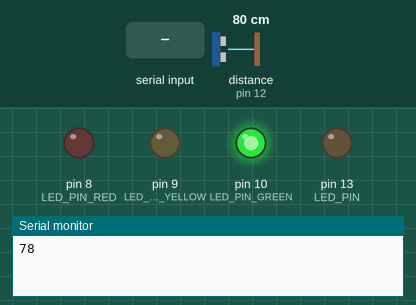
Recording of a sketch running on a simulated Arduino Uno, built with avr-gcc and run on an emulated ATmega328P. Shown: output pins drawn as LEDs (lit = HIGH), the last lines printed to the serial monitor. Wiring (inferred from the names in the program): ultrasonic range finder: trigger pin 11; echo pin 12. The test bench sets the inputs (shaded band); at power-on: distance to the obstacle (sensor on pin 12) 80 cm. The echo pulse lasts 58.3 µs per cm; pins used as bus, display or sensor lines are not drawn.

Above: at 1.2 s.
1.3 s: distance to the obstacle (sensor on pin 12) set to 35 cm
2.8 s: distance to the obstacle (sensor on pin 12) set to 28 cm
At 4.0 s:
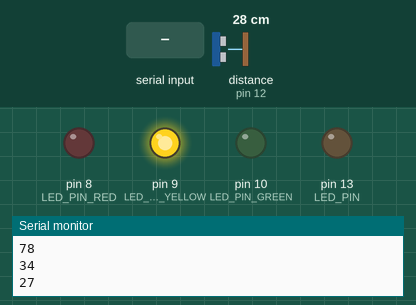
4.5 s: "1" received over Serial
At 5.2 s:
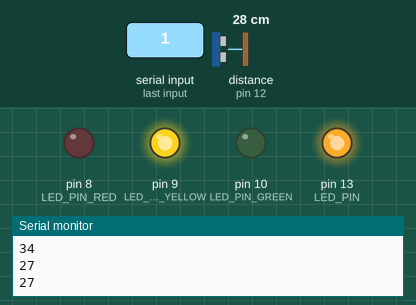
6.0 s: distance to the obstacle (sensor on pin 12) set to 13 cm
7.5 s: distance to the obstacle (sensor on pin 12) set to 10 cm
At 8.7 s:
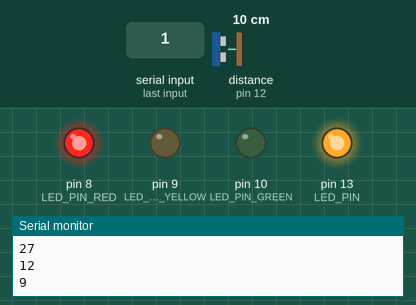
9.0 s: "0" received over Serial
At 10.0 s:
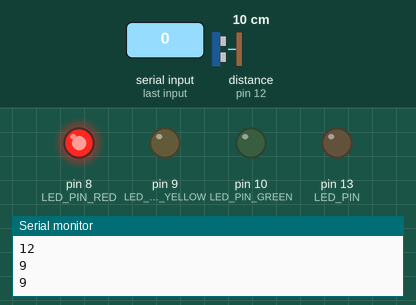
Timing chart, 0 to 11.5 s (numbered marks = the images above; inputs shaded):
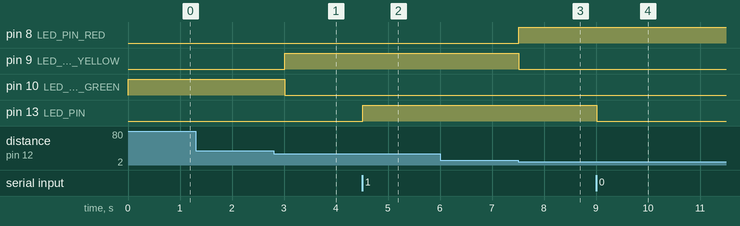

Measured:
- the behaviour switches between 32 and 31 cm on distance to the obstacle (sensor on pin 12) (found by bisection; images 0 and 1)
- the behaviour switches between 12 and 11 cm on distance to the obstacle (sensor on pin 12) (found by bisection; images 2 and 3)
- after the input at 2.8 s, pin 9 (LED_PIN_YELLOW): LOW → HIGH after 0.21 s; pin 10 (LED_PIN_GREEN): HIGH → LOW after 0.21 s
- after the input at 4.5 s, pin 13 (LED_PIN): LOW → HIGH at once
- after the input at 7.5 s, pin 8 (LED_PIN_RED): LOW → HIGH at once; pin 9 (LED_PIN_YELLOW): HIGH → LOW at once
- after the input at 9.0 s, pin 13 (LED_PIN): HIGH → LOW at once

The sketch:

arduino.ino
```cpp
#define TRIG_PIN 11
#define ECHO_PIN 12
#define LED_PIN_RED 8
#define LED_PIN_YELLOW 9
#define LED_PIN_GREEN 10
#define LED_PIN 13

void setup() {
  Serial.begin(9600);
  pinMode(TRIG_PIN, OUTPUT);
  pinMode(ECHO_PIN, INPUT);
  pinMode(LED_PIN, OUTPUT);
  pinMode(LED_PIN_RED, OUTPUT); // Pin para el LED rojo
  pinMode(LED_PIN_YELLOW, OUTPUT); // Pin para el LED amarillo
  pinMode(LED_PIN_GREEN, OUTPUT); // Pin para el LED verde
}

void loop() {
  long duration, distance;
  digitalWrite(TRIG_PIN, LOW);
  delayMicroseconds(2);
  digitalWrite(TRIG_PIN, HIGH);
  delayMicroseconds(10);
  digitalWrite(TRIG_PIN, LOW);
  duration = pulseIn(ECHO_PIN, HIGH);
  distance = duration * 0.034 / 2;

  Serial.println(distance); // Enviar la distancia medida a través del puerto serial

  // Lógica para encender los LEDs según la distancia medida
  if (distance >= 1 && distance <= 10) {
    digitalWrite(LED_PIN_RED, HIGH); // Encender el LED rojo
    digitalWrite(LED_PIN_YELLOW, LOW); // Apagar el LED amarillo
    digitalWrite(LED_PIN_GREEN, LOW); // Apagar el LED verde
  } else if (distance > 11 && distance <= 30) {
    digitalWrite(LED_PIN_RED, LOW); // Apagar el LED rojo
    digitalWrite(LED_PIN_YELLOW, HIGH); // Encender el LED amarillo
    digitalWrite(LED_PIN_GREEN, LOW); // Apagar el LED verde
  } else if (distance > 31) {
    digitalWrite(LED_PIN_RED, LOW); // Apagar el LED rojo
    digitalWrite(LED_PIN_YELLOW, LOW); // Apagar el LED amarillo
    digitalWrite(LED_PIN_GREEN, HIGH); // Encender el LED verde
  }

  // Lógica para manejar comandos desde el puerto serial
    if (Serial.available() > 0) {
    char command = Serial.read();
    if (command == '1') {
      digitalWrite(LED_PIN, HIGH);
    } else if (command == '0') {
      digitalWrite(LED_PIN, LOW);
    }
  }

  delay(1500);
}
```
